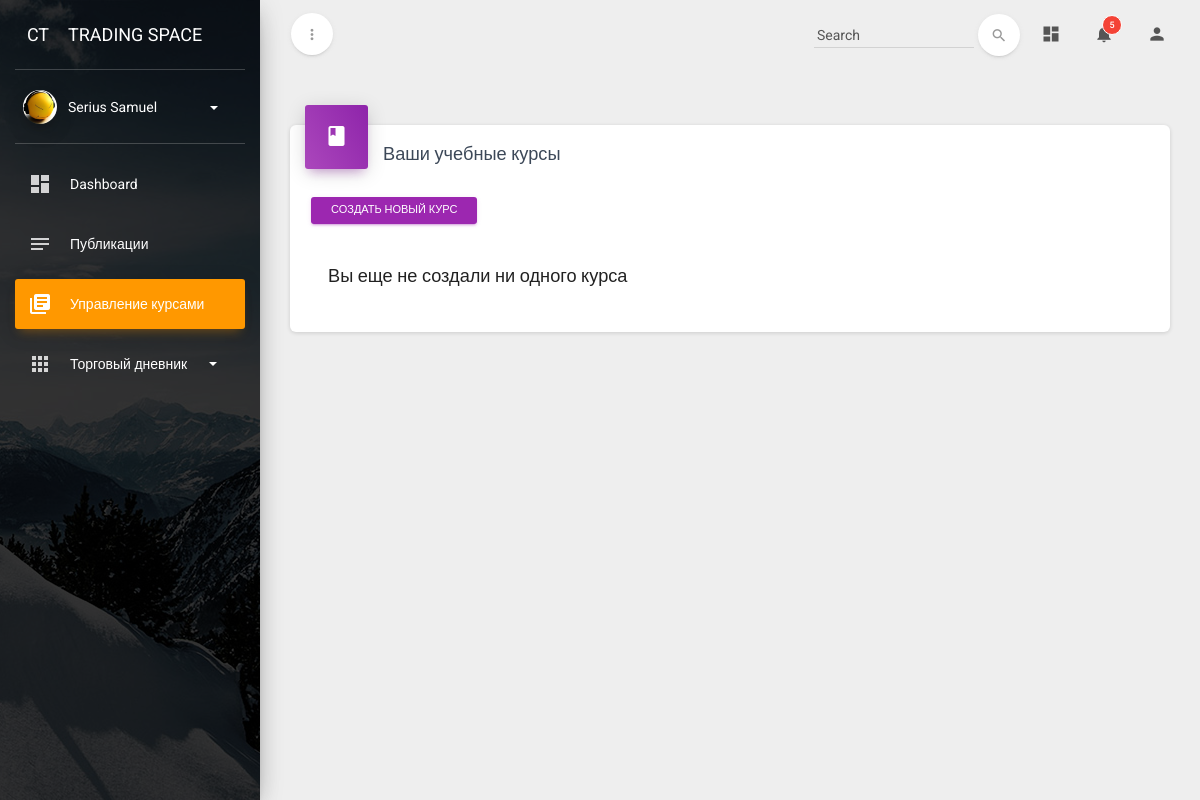
Page /course/mine/ (signed in) on the earlier database version.
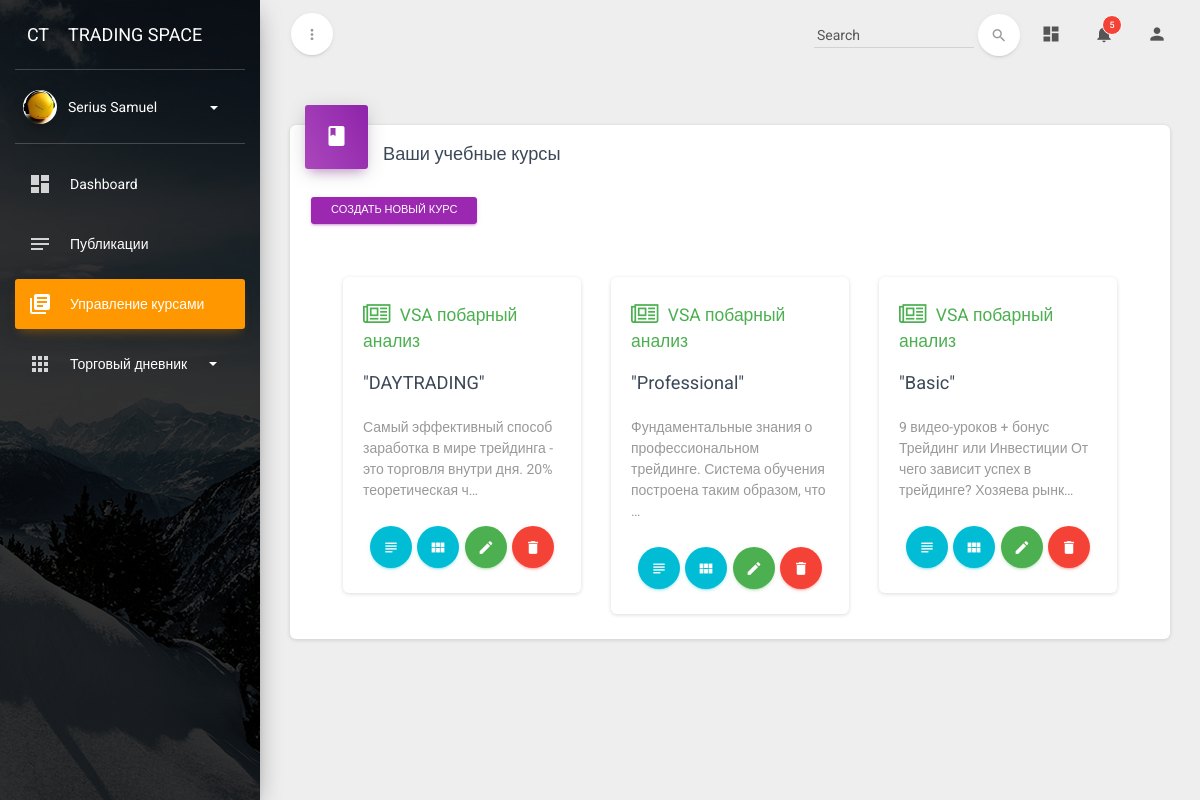
Same page on the later database version.
### courses/models.py (models this page shows, shortened)
class Course(models.Model):
    owner = models.ForeignKey(User,
                              related_name='courses_created',
                              on_delete=models.CASCADE)
    subject = models.ForeignKey(Subject,
                                related_name='courses',
                                on_delete=models.CASCADE)
    title = models.CharField(max_length=200)
    slug = models.SlugField(max_length=200, unique=True)
    overview = models.TextField()
    created = models.DateTimeField(auto_now_add=True)
    students = models.ManyToManyField(User, related_name='courses_joined', blank=True)
    class Meta:
        verbose_name = 'Курс'
        verbose_name_plural = 'Курсы'
        ordering = ['-created']

class Subject(models.Model):
    title = models.CharField(max_length=200)
    slug = models.SlugField(max_length=200, unique=True)
    class Meta:
        ordering = ['title']
        verbose_name = 'Предмет'
        verbose_name_plural = 'Предметы'
    def __str__(self):
        return self.title

### courses/views.py (the view)
# urls.py: path('mine/', views.ManageCourseListView.as_view(), name='manage_course_list'),
class ManageCourseListView(OwnerCourseMixin, ListView):
    template_name = 'courses/manage/course_list.html'

### courses/views.py (called while the page is built)
    def get_queryset(self):
        qs = super(OwnerMixin, self).get_queryset()
        return qs.filter(owner=self.request.user)

### diary/models.py (called while the page is built)
    def get_absolute_url(self):
        return reverse('diary_cat_detail', kwargs={'cat_pk': self.pk})

### diary/templatetags/diary_tags.py (called while the page is built)
@register.simple_tag(takes_context=True)
def get_categories(context):
    user = context['user']
    return DiaryCategory.objects.filter(author=user)

### templates/courses/manage/course_list.html (shortened to what the changed rows need)
{% extends "base_profile.html" %}
{% block content %}
    <div class="content">
        <div class="container-fluid">
            <div class="row">
                <div class="col-md-12">
                    <div class="card">
                        <div class="card-content">
                            <div class="card-body">
                                {% for course in object_list %}
                                    <div class="col-md-6 col-lg-4">
                                        <div class="rotating-card-container manual-flip">
                                            <div class="card card-rotate">
                                                <div class="front">
                                                    <div class="card-content">
                                                        <h5 class="category-social text-success">
                                                            <i class="fa fa-newspaper-o"></i> {{ course.subject }}
                                                        </h5>
                                                        <h4 class="card-title">
                                                            "{{ course.title }}"
                                                        </h4>
                                                        <p class="card-description">
                                                            {{ course.overview |truncatechars:100 }}
                                                        </p>
                                                        <div class="footer text-center">
                                                            <a href="{% url "course_module_update" course.id %}"
                                                               class="btn btn-info btn-just-icon btn-fill btn-round btn-tooltip"
                                                               data-toggle="tooltip"
                                                               data-placement="top"
                                                               title="Модули курса"
                                                               data-container="body">
                                                                <i class="material-icons">subject</i>
                                                            </a>
                                                            {% if course.modules.count > 0 %}
                                                                <a href="{% url "module_content_list" course.modules.first.id %}"
                                                                   class="btn btn-info btn-just-icon btn-fill btn-round btn-tooltip"
                                                                   data-toggle="tooltip"
                                                                   data-placement="top"
                                                                   title="Управление контентом"
                                                                   data-container="body">
                                                                    <i class="material-icons">view_module</i>
                                                                </a>
                                                            {% endif %}
                                                            <a href="{% url "course_edit" course.id %}"
                                                               class="btn btn-success btn-just-icon btn-fill btn-round btn-wd btn-tooltip"
                                                               data-toggle="tooltip"
                                                               data-placement="top"
                                                               title="Редактировать курс"
                                                               data-container="body">
                                                                <i class="material-icons">mode_edit</i>
                                                            </a>
                                                            <a href="{% url "course_delete" course.id %}"
                                                               class="btn btn-danger btn-just-icon btn-fill btn-round btn-tooltip"
                                                               data-toggle="tooltip"
                                                               data-placement="top"
                                                               title="Удалить курс"
                                                               data-container="body">
                                                                <i class="material-icons">delete</i>
                                                            </a>
                                                        </div>
                                                    </div>
                                                </div>
                                            </div>
                                        </div>
                                    </div>
                                {% empty %}
                                    <h4>Вы еще не создали ни одного курса</h4>
                                {% endfor %}
                            </div>
                        </div>
                    </div>
                </div>
            </div>
        </div>
    </div>
{% endblock %}

Differences in the rows shown:
added Course: subject "VSA побарный анализ", title "DAYTRADING", overview "Самый эффективный способ заработка в мире трейдинга - это торговля внутри дня. 20% теоретическая ч…"
added Course: subject "VSA побарный анализ", title "Professional", overview "Фундаментальные знания о профессиональном трейдинге. Система обучения построена таким образом, что …"
added Course: subject "VSA побарный анализ", title "Basic", overview "9 видео-уроков + бонус Трейдинг или Инвестиции От чего зависит успех в трейдинге? Хозяева рынк…"
Other differences:
text no longer shown: "Вы еще не создали ни одного курса"
